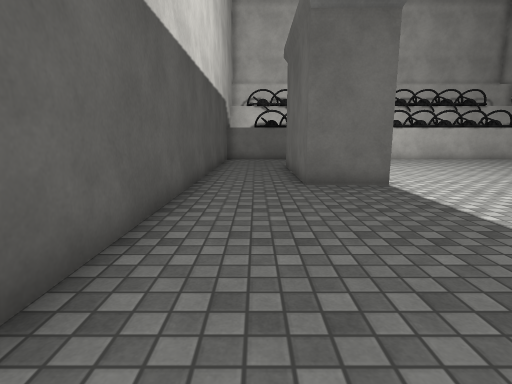
view 1 (above)

15 first-person views from a walk through a scene from a Unity 3-D project. The camera is 1.2 m above the floor, tilts 10° down and sees 80° across. The floor is counted in squares, 1 m on a side. Each view is taken from the middle of a square. On the plan, view 1 faces up. The plan holds only what a view shows up to about 13 squares ahead; the rest is blank. The place goes on beyond the plan. The player character is not drawn. Some surface patterns are stand-ins.

view 2
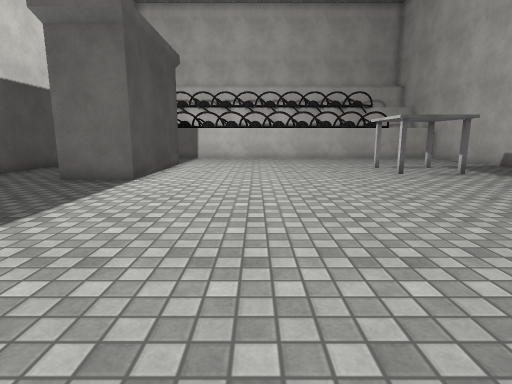

view 3
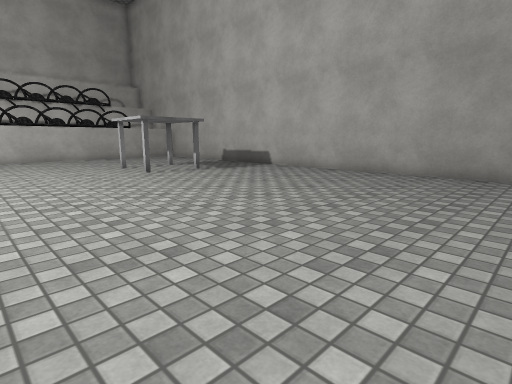

view 4
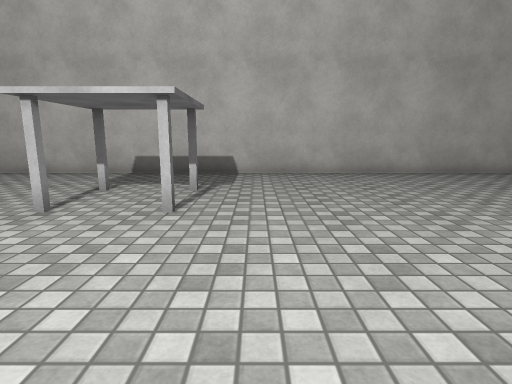

view 5
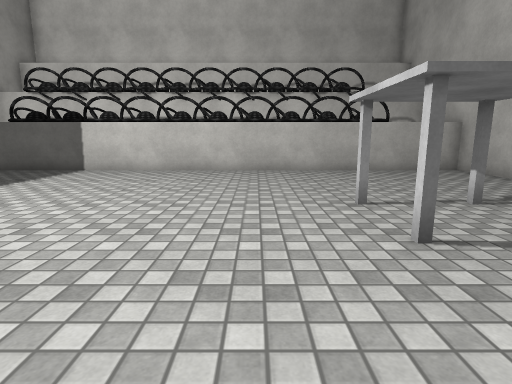

view 6
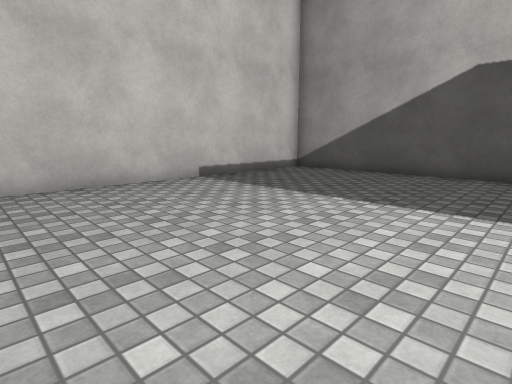

view 7
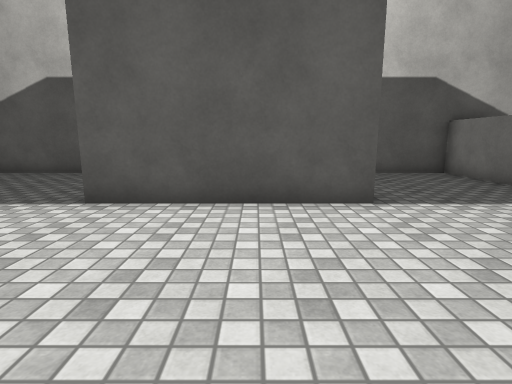

view 8
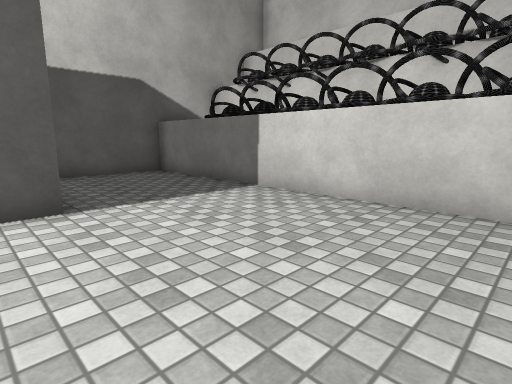

view 9
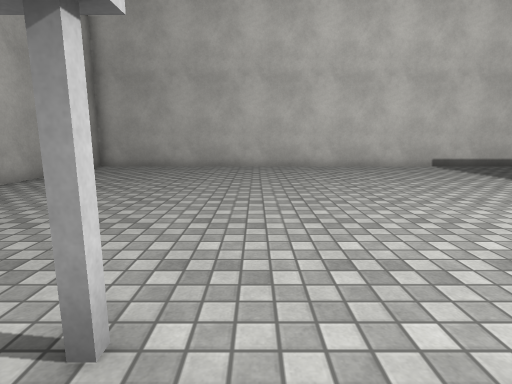

view 10
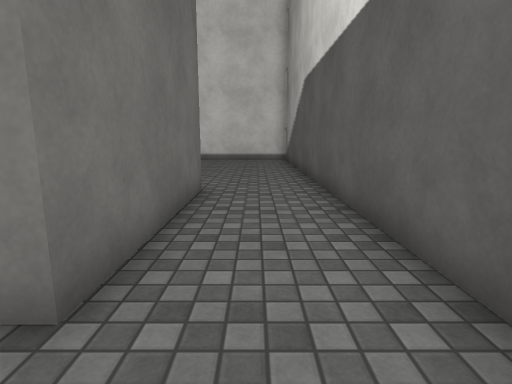

view 11
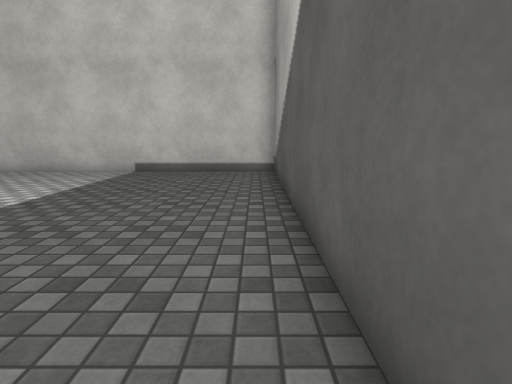

view 12
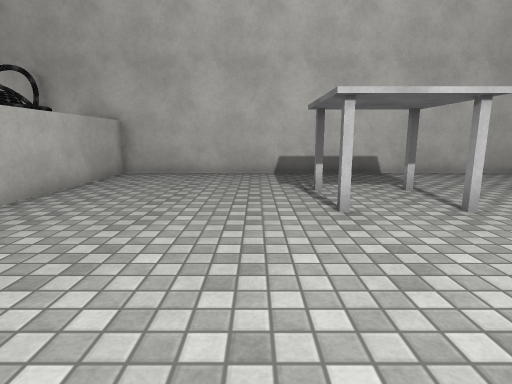

view 13
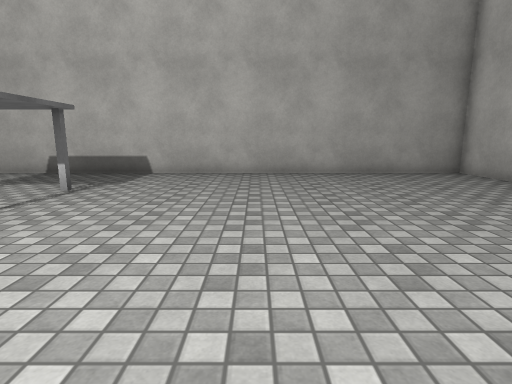

view 14
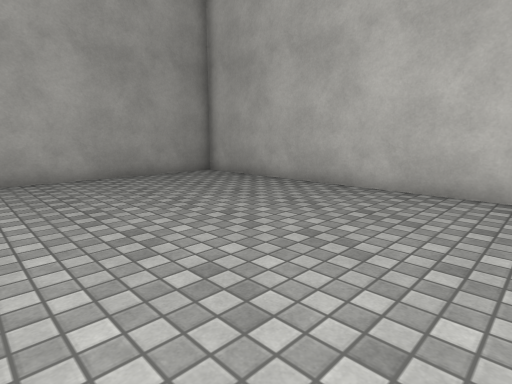

view 15
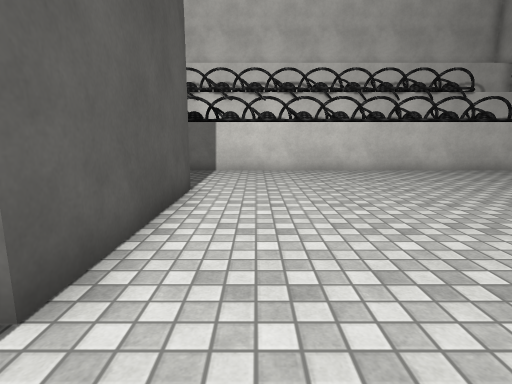

### Floor plan
Points are (right, up) in squares from view 1. A wall is a line through its corners. A room is listed if a view was taken in it or the views show most of it. See-through windows are left out.
Room 1 (views 1, 2, 3, 4, 5, 6, 7, 8, 9, 10, 11, 12, 13, 14, 15)
walls: (3.4, 13.2) (3.4, 7.8) (1.3, 7.8) (1.3, 13.2) (1.8, 13.2); (-1.7, 17.6) (-1.7, -2.1) (17.7, -2.1) (17.7, 17.6) (-1.7, 17.6)

Positions as (right, up) in squares from view 1, and headings:
1: (0, 0), facing up
2: (7, -1), facing up
3: (7, -1), facing up-right
4: (7, 8), facing right
5: (10, 6), facing up
6: (9, 6), facing down-left
7: (9, 11), facing left
8: (9, 12), facing up-left
9: (11, 11), facing down
10: (0, 15), facing down
11: (-1, 9), facing down
12: (7, 13), facing right
13: (7, 5), facing right
14: (8, 5), facing down-right
15: (5, 6), facing up
